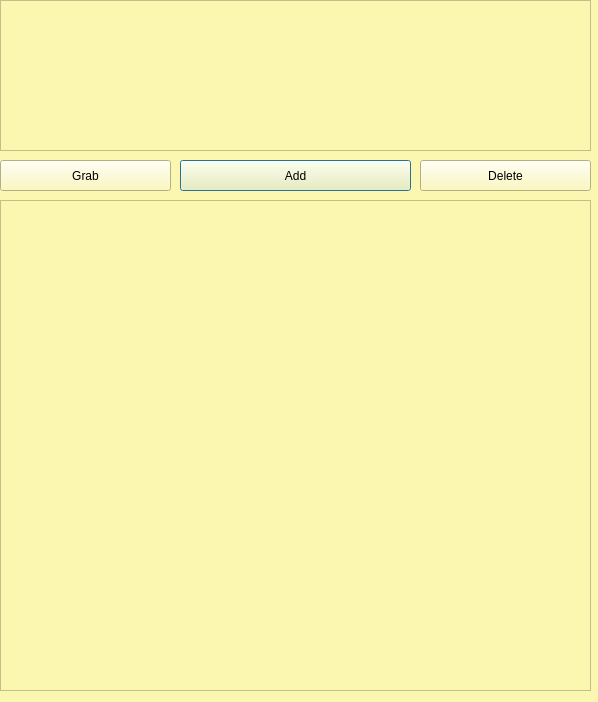
<?xml version="1.0" encoding="UTF-8"?>
<ui version="4.0">
 <class>Dialog</class>
 <widget class="QDialog" name="Dialog">
  <property name="windowModality">
   <enum>Qt::WindowModality::ApplicationModal</enum>
  </property>
  <property name="geometry">
   <rect>
    <x>0</x>
    <y>0</y>
    <width>598</width>
    <height>702</height>
   </rect>
  </property>
  <property name="windowTitle">
   <string>Dialog</string>
  </property>
  <property name="windowIcon">
   <iconset theme="QIcon::ThemeIcon::EditCopy"/>
  </property>
  <property name="styleSheet">
   <string notr="true">background-color: rgb(251, 247, 176);</string>
  </property>
  <property name="modal">
   <bool>false</bool>
  </property>
  <widget class="QPushButton" name="pushButton">
   <property name="geometry">
    <rect>
     <x>180</x>
     <y>160</y>
     <width>231</width>
     <height>31</height>
    </rect>
   </property>
   <property name="text">
    <string>Add</string>
   </property>
  </widget>
  <widget class="QPlainTextEdit" name="lineEdit">
   <property name="enabled">
    <bool>true</bool>
   </property>
   <property name="geometry">
    <rect>
     <x>0</x>
     <y>0</y>
     <width>591</width>
     <height>151</height>
    </rect>
   </property>
   <property name="acceptDrops">
    <bool>false</bool>
   </property>
   <property name="readOnly">
    <bool>false</bool>
   </property>
  </widget>
  <widget class="QPushButton" name="pushButton_2">
   <property name="geometry">
    <rect>
     <x>0</x>
     <y>160</y>
     <width>171</width>
     <height>31</height>
    </rect>
   </property>
   <property name="text">
    <string>Grab</string>
   </property>
  </widget>
  <widget class="QPushButton" name="pushButton_3">
   <property name="geometry">
    <rect>
     <x>420</x>
     <y>160</y>
     <width>171</width>
     <height>31</height>
    </rect>
   </property>
   <property name="text">
    <string>Delete</string>
   </property>
  </widget>
  <widget class="QListWidget" name="listWidget">
   <property name="geometry">
    <rect>
     <x>0</x>
     <y>200</y>
     <width>591</width>
     <height>491</height>
    </rect>
   </property>
  </widget>
 </widget>
 <resources/>
 <connections/>
</ui>
